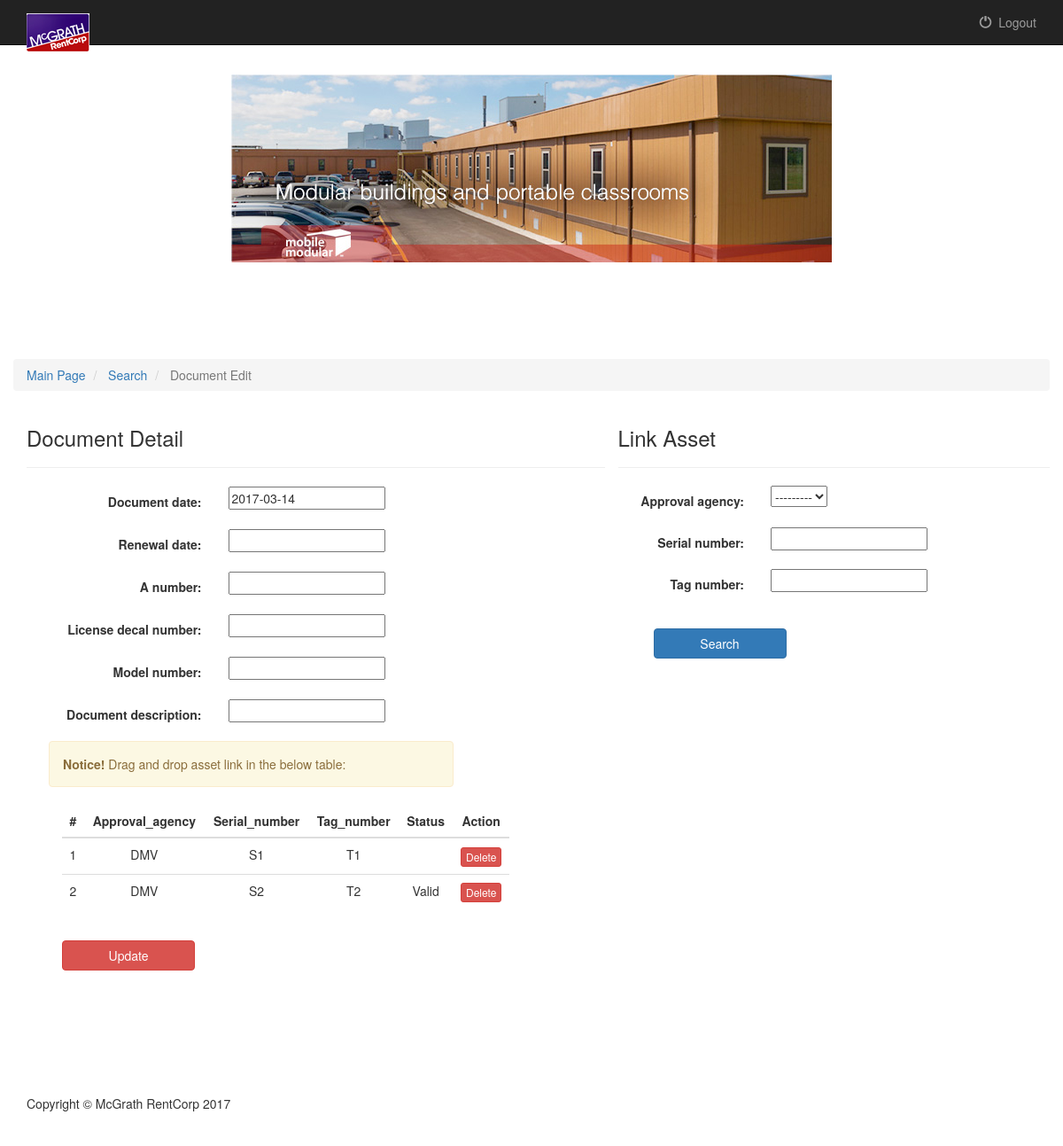
The app's page /Documents/main/search/documentEdit/8/ (signed in), older data.
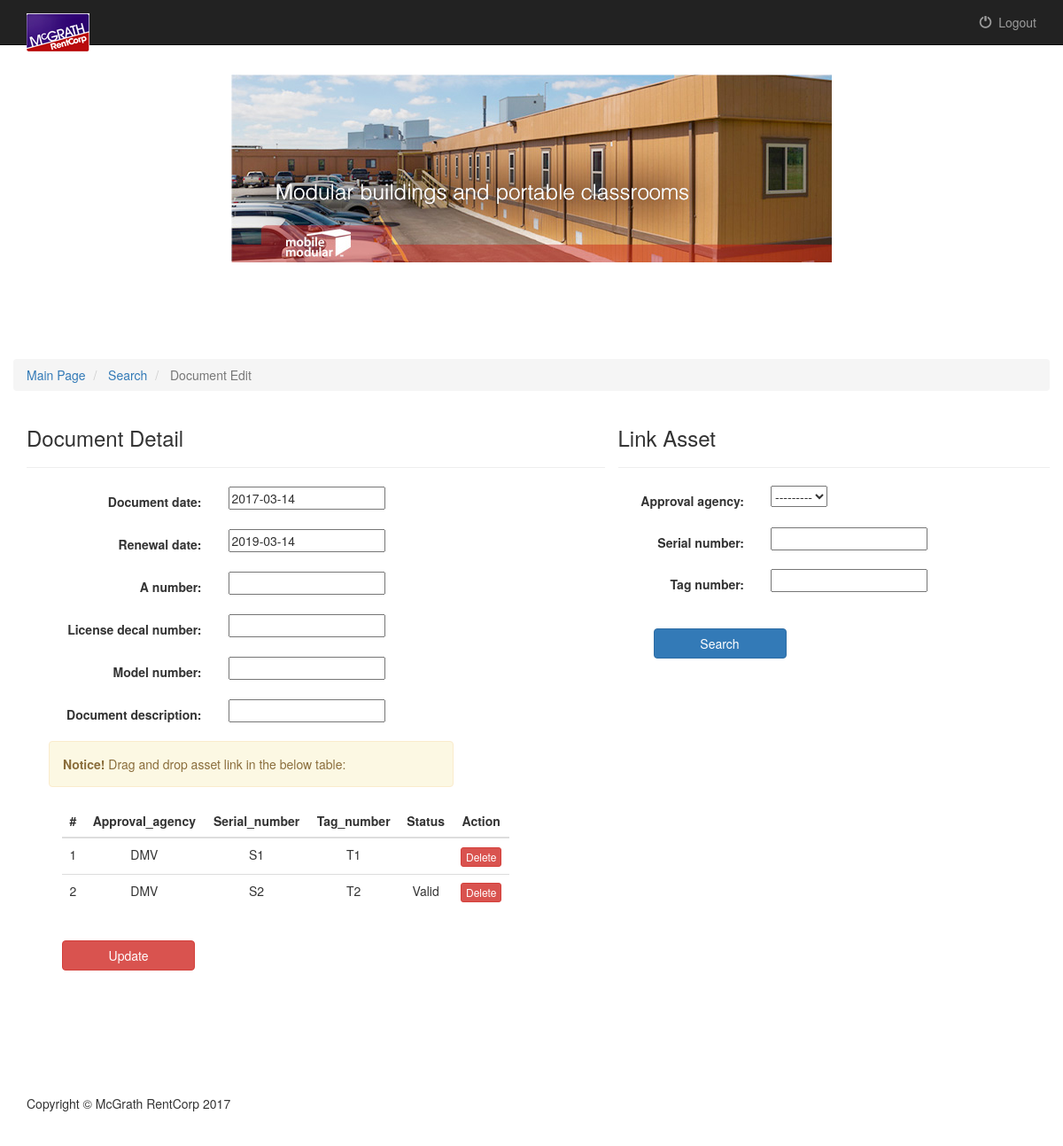
The same page, newer data.
### Documents/models.py (models this page shows, shortened)
class Document(models.Model):
    asset = models.ManyToManyField(Asset)
    document_type = models.ForeignKey(DocumentType)
    document_date = models.DateField()
    renewal_date = models.DateField(blank = True, null=True)
    a_number = models.CharField(max_length = 500, blank = True)
    license_decal_number = models.CharField(max_length = 500, blank = True)
    model_number = models.CharField(max_length = 500, blank = True)
    document_description = models.CharField(max_length = 500, blank = True)

### Documents/views.py (the view, shortened to what this page needs)
# urls.py: url(r'^main/search/documentEdit/(?P<pk>[0-9]+)/$', views.DocumentEditView.as_view(), name='documentEdit'),
@method_decorator(login_required, name='dispatch')
class DocumentEditView(UpdateView):
    model= Document
    form_class = DocEditForm
    second_form_class = AssetLinkForm
    template_name = 'Documents/documentEdit.html'
    def get_context_data(self, **kwargs):
        asset_objects = SearchQuery().searchLinkedAssetsByDocumentId(self.object)
        context = super(DocumentEditView, self).get_context_data(**kwargs)
        if 'form' not in context:
            context['form'] = self.form_class(self.request.GET)
        if 'asset_link_form' not in context:
            context['asset_link_form'] = self.second_form_class(self.request.GET)
        context['asset_objects'] = asset_objects
        return context

### Documents/form.py
class DocEditForm(forms.ModelForm):
    class Meta:
        model = Document
        fields = ['document_date', 'renewal_date', 'a_number', 'license_decal_number', 'model_number', 'document_description']

class AssetLinkForm(forms.Form):
    approval_agency = forms.ModelChoiceField(queryset = ApprovalAgency.objects.all(), required=False)
    serial_number = forms.CharField(required=False)
    tag_number = forms.CharField(required=False)

### Documents/data_access.py (called while the page is built, shortened)
    def searchLinkedAssetsByDocumentId(self, document_object):
        result = document_object.asset.all()
        return json.dumps([ItemConverter().convertToDict(item, 'asset_search') for item in result.values()])

    def convertToDict(self, item, search_type):
        itemDict = dict(item)
        if search_type == "asset_search":
            itemDict['asset_type'] = AssetType.objects.get(id=itemDict['asset_type_id']).asset_type
            itemDict['approval_agency'] = ApprovalAgency.objects.get(id=itemDict['approval_agency_id']).approval_agency
        return itemDict

### Documents/models.py (called while the page is built)
    def __str__(self):
        return self.approval_agency

### Documents/templates/Documents/documentEdit.html (shortened to what this page needs)
{% extends 'Documents/base.html' %}
{% block link %} ref="{% url 'Documents:main' %}"{% endblock %}
{% block body %}
<section>
	<div class="container">
	    <div class="row row-content">
			<ol class="breadcrumb">
				<li	class="breadcrumb-item">
					<a href=" {% url 'Documents:main' %}">Main Page</a>
				</li>
				<li	class="breadcrumb-item">
					<a href=" {% url 'Documents:search' %}">Search</a>
				</li>
				<li	class="breadcrumb-item active">
					Document Edit
				</li>
			</ol>
		</div>
		<div class="row row-content">
			<div class="col-sm-12 col-md-7">
				<h3>Document Detail</h3>
				<hr>
				<form class="form-horizontal" action="" method="post">
				{% include 'Documents/form-template.html' %}
				{% include 'Documents/asset-selected-table-template.html' %}
					<div class="form-group" style="margin-left: 40px"">
						<button id="document_update_submit_button" type="submit" class="btn btn-danger">Update</button>
					</div>
				</form>
			</div>
		    {% include 'Documents/asset-link-form-template.html' %}
		</div>
	</div>
</section>
{% endblock %}

### Documents/templates/Documents/form-template.html (shortened to what this page needs)
{% for field in form %}
    <div class="form-group">
        <div class="col-sm-offset-2 col-sm-10">
        </div>
        <label class="control-label col-sm-4">{{ field.label_tag }}</label>
        <div class="col-sm-8">{{ field }}</div>
    </div>
{% endfor %}

Row changes from the older to the newer data that the page shows:
changed Document: renewal_date (not shown) → "2019-03-14"
